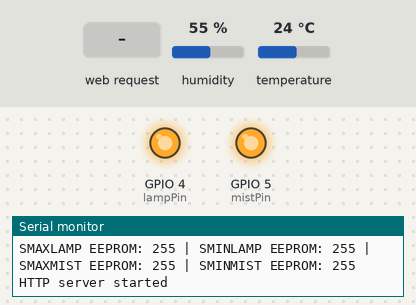
A sketch run on a simulated ESP8266 (NodeMCU). Shown: output pins drawn as LEDs (lit = HIGH), the last lines printed to the serial monitor. The inputs (shaded band) are chosen by the test bench; at power-on: humidity 55 %, temperature 24 °C. EEPROM starts erased.

Above: at 2.3 s.
2.4 s: HTTP request GET /lampon received
At 4.3 s:
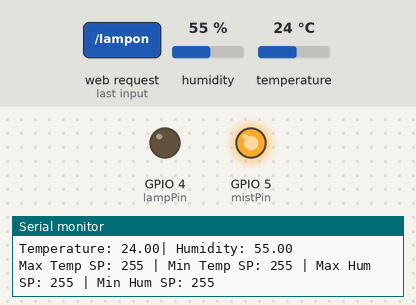
6.4 s: HTTP request GET /lampoff received
At 8.5 s:
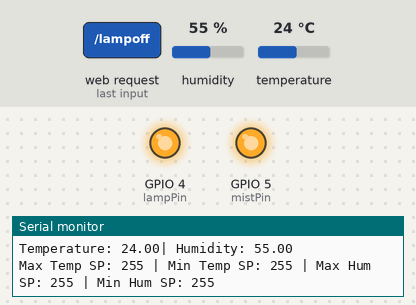
8.9 s: HTTP request GET /miston received
At 10.4 s:
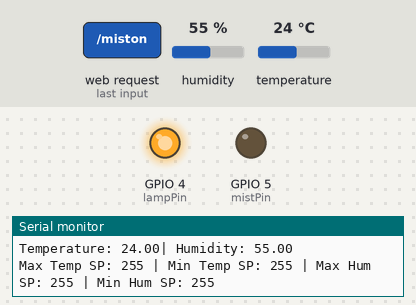
Timing chart, 0 to 11.9 s (numbered marks = the images above; inputs shaded):
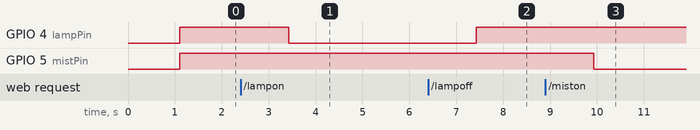

The sketch:

main.ino
```cpp
#include <ESP8266WiFi.h>
#include <ESP8266WebServer.h>
#include <DHT.h>
#include <EEPROM.h>

#define DHTTYPE DHT11

const char* ssid = "EggWifi";
const char* pass = "987654321";

IPAddress local_ip(192,168,4,1);
IPAddress gateway(192,168,4,1);
IPAddress subnet(255,255,255,0);

int lampAddr = 0;
int mistAddr = 1;
int autoAddr = 2;
int setmaxlampAddr = 3;
int setminlampAddr = 4;
int setmaxmistAddr = 5;
int setminmistAddr = 6;

String lStatus;
String mStatus;
String aStatus;
String slmaxStatus;
String slminStatus;
String smmaxStatus;
String smminStatus;

uint8_t DHTPin = 2;
uint8_t lampPin = 4;
uint8_t mistPin = 5;

bool lampStatus = false;
bool mistStatus = false;
bool autoStatus = false;

float Temperature;
float Humidity;
int tempmaxSet;
int tempminSet;
int hummaxSet;
int humminSet;

unsigned long previousMillis = 0;
const long interval = 30000;

const char* PARAM_INPUT_1 = "settemp";
const char* PARAM_INPUT_2 = "humset";

DHT dht(DHTPin, DHTTYPE);
ESP8266WebServer server(80);

void setup() {
  Serial.begin(115200);
  EEPROM.begin(512);
  pinMode(DHTPin, INPUT);
  pinMode(lampPin, OUTPUT);
  pinMode(mistPin, OUTPUT);
  dht.begin();

  WiFi.softAP(ssid, pass);
  WiFi.softAPConfig(local_ip, gateway, subnet);
  delay(100);

  read_EEPROM();

  server.on("/", handle_OnConnect);
  server.on("/readsensor", read_sensor);
  server.on("/lampon", handle_lampon);
  server.on("/lampoff", handle_lampoff);
  server.on("/miston", handle_miston);
  server.on("/mistoff", handle_mistoff);
  server.on("/autoon", handle_autoon);
  server.on("/autooff", handle_autooff);
  server.onNotFound(handle_NotFound);

  delay(1000);
  server.begin();
  Serial.println("HTTP server started");
}

void loop() {
  server.handleClient();
  if(lampStatus)
  {digitalWrite(lampPin, LOW);}
  else
  {digitalWrite(lampPin, HIGH);}

  if(mistStatus)
  {digitalWrite(mistPin, LOW);}
  else
  {digitalWrite(mistPin, HIGH);}

  unsigned long currentMillis = millis();
  if (currentMillis - previousMillis >= interval) {
    previousMillis = currentMillis;
    read_sensor();
  }
}

void read_EEPROM(){
  lStatus = String(EEPROM.read(lampAddr));
  mStatus = String(EEPROM.read(mistAddr));
  aStatus = String(EEPROM.read(autoAddr));
  slmaxStatus = String(EEPROM.read(setmaxlampAddr));
  slminStatus = String(EEPROM.read(setminlampAddr));
  smmaxStatus = String(EEPROM.read(setmaxmistAddr));
  smminStatus = String(EEPROM.read(setminmistAddr));

  Serial.println("LAMP EEPROM: " + lStatus + " | MIST EEPROM: " + mStatus + " | AUTO EEPROM: " + aStatus);
  Serial.println("SMAXLAMP EEPROM: " + slmaxStatus + " | SMINLAMP EEPROM: " + slminStatus + " | SMAXMIST EEPROM: " + smmaxStatus + " | SMINMIST EEPROM: " + smminStatus);
  lampStatus = toBool(lStatus);
  mistStatus = toBool(mStatus);
  autoStatus = toBool(aStatus);
  tempmaxSet = slmaxStatus.toInt();
  tempminSet = slminStatus.toInt();
  hummaxSet = smmaxStatus.toInt();
  humminSet = smminStatus.toInt();
}

void save_EEPROM(int address, int values){
  EEPROM.write(address, values);
  EEPROM.commit();
}

bool toBool(String status){
  if(status == "0"){
    return false;
  } else if (status == "1"){
    return true;
  }
  return false;
}

String on_off(bool status){
  if(status == true){
    return "ON";
  } else if(status == false){
    return "OFF";
  }
}

void check_response(){
  //Serial.println(server.args());
  for ( uint8_t i = 0; i < server.args(); i++ ) {
    //Serial.println(server.argName(i));
    if (server.argName(i) == "setmaxtemp") {
      tempmaxSet = server.arg(i).toInt();
      save_EEPROM(setmaxlampAddr, tempmaxSet);
    }
    if (server.argName(i) == "setmintemp") {
      tempminSet = server.arg(i).toInt();
      save_EEPROM(setminlampAddr, tempminSet);
    }
    if (server.argName(i) == "setmaxhum") {
      hummaxSet = server.arg(i).toInt();
      save_EEPROM(setmaxmistAddr, hummaxSet);
    }
    if (server.argName(i) == "setminhum") {
      humminSet = server.arg(i).toInt();
      save_EEPROM(setminmistAddr, humminSet);
    }
  }
  Serial.println("Max Temp SP: " + String(tempmaxSet) + " | Min Temp SP: " + String(tempminSet) + " | Max Hum SP: " + String(hummaxSet) + " | Min Hum SP: " + String(humminSet));
}

void read_sensor(){
  delay(1000);
  Temperature = dht.readTemperature();
  Humidity = dht.readHumidity();
  if(autoStatus) {
    update_status();
  }
  Serial.println("Temperature: " + String(Temperature) + "| Humidity: " + String(Humidity));
  server.send(200, "text/html", SendHTML(lampStatus, mistStatus, autoStatus, tempmaxSet, tempminSet, hummaxSet, humminSet, Temperature, Humidity));
  check_response();
}

void update_status(){
  if((Temperature > tempminSet) && (Temperature < tempmaxSet)){
    lampStatus = true;
    save_EEPROM(lampAddr, 1);
  } else {
    lampStatus = false;
    save_EEPROM(lampAddr, 0);
  }

  if((Humidity > humminSet) && (Humidity < hummaxSet)){
    mistStatus = true;
    save_EEPROM(mistAddr, 1);
  } else {
    mistStatus = false;
    save_EEPROM(mistAddr, 0);
  }
  Serial.println("LAMP Status: " + on_off(lampStatus) + " | MIST Status: " + on_off(mistStatus));
}

void handle_OnConnect() {
  read_EEPROM();
  Serial.println("LAMP Status: " + on_off(lampStatus) + " | MIST Status: " + on_off(mistStatus) + " | AUTO Status: " + on_off(autoStatus));
  read_sensor();
}

void handle_lampon() {
  lampStatus = true;
  save_EEPROM(lampAddr, 1);
  Serial.println("LAMP Status: ON");
  read_sensor();
}

void handle_lampoff() {
  lampStatus = false;
  save_EEPROM(lampAddr, 0);
  Serial.println("LAMP Status: OFF");
  read_sensor();
}

void handle_miston() {
  mistStatus = true;
  save_EEPROM(mistAddr, 1);
  Serial.println("MIST Status: ON");
  read_sensor();
}

void handle_mistoff() {
  mistStatus = false;
  save_EEPROM(mistAddr, 0);
  Serial.println("MIST Status: OFF");
  read_sensor();
}

void handle_autoon() {
  autoStatus = true;
  save_EEPROM(autoAddr, 1);
  Serial.println("AUTO Status: ON");
  read_sensor();
}

void handle_autooff() {
  autoStatus = false;
  save_EEPROM(autoAddr, 0);
  Serial.println("AUTO Status: OFF");
  read_sensor();
}

void handle_NotFound(){
  server.send(404, "text/plain", "Not found");
}

String SendHTML(uint8_t lampstat, uint8_t miststat, uint8_t autostat, int maxtempsp, int mintempsp, int maxhumsp, int minhumsp, float tempstat, float humstat){
  String ptr = "<!DOCTYPE html> <html>\n";
  ptr +="<head><meta name=\"viewport\" content=\"width=device-width, initial-scale=1.0, user-scalable=no\">\n";
  ptr +="<title>LED Control</title>\n";
  ptr +="<style>html { font-family: Helvetica; display: inline-block; margin: 0px auto; text-align: center;}\n";
  ptr +="body{margin-top: 50px;} h1 {color: #444444;margin: 10px auto 30px;} h3 {color: #444444;margin-bottom: 30px;}\n";
  ptr +=".button {display: block;width: 80px;background-color: #1abc9c;border: none;color: white;padding: 13px 30px;text-decoration: none;font-size: 25px;margin: 0px auto 35px;cursor: pointer;border-radius: 4px;}\n";
  ptr +=".button-on {background-color: #1abc9c;}\n";
  ptr +=".button-on:active {background-color: #16a085;}\n";
  ptr +=".button-off {background-color: #34495e;}\n";
  ptr +=".button-off:active {background-color: #2c3e50;}\n";
  ptr +=".button-refresh {background-color: #27db16;}\n";
  ptr +="p {font-size: 14px;color: #888;margin-bottom: 1px;}\n";
  ptr +="pi {font-size: 24px;color: #444444;margin-bottom: 1px;}\n";
  ptr +="pa {font-size: 14px;color: #444444;margin-bottom: 1px;}\n";
  ptr +="</style>\n";
  ptr +="</head>\n";
  ptr +="<body>\n";
  ptr +="<h1>Sistem Penetas Telur</h1>\n";
  ptr +="<h3>by 2black0@gmail.com</h3>\n";

  ptr +="<pi>Suhu: ";
  ptr +=(int)tempstat;
  ptr +="&#8451</pi>\n";
  ptr +="<br>";
  ptr +="<pi>Kelembaban: ";
  ptr +=(int)humstat;
  ptr +="%</pi>\n";

  if(autostat){
    ptr +="<p>Otomatis Status: ON</p><a class=\"button button-off\" href=\"/autooff\">OFF</a>\n";
  }
  else{
    if(lampstat)
    {ptr +="<p>Lampu Status: ON</p><a class=\"button button-off\" href=\"/lampoff\">OFF</a>\n";}
    else
    {ptr +="<p>Lampu Status: OFF</p><a class=\"button button-on\" href=\"/lampon\">ON</a>\n";}

    if(miststat)
    {ptr +="<p>Mist Maker Status: ON</p><a class=\"button button-off\" href=\"/mistoff\">OFF</a>\n";}
    else
    {ptr +="<p>Mist Maker Status: OFF</p><a class=\"button button-on\" href=\"/miston\">ON</a>\n";}

    ptr +="<p>Otomatis Status: OFF</p><a class=\"button button-on\" href=\"/autoon\">ON</a>\n";
  }

  ptr +="<p>Refresh</p><a class=\"button button-refresh\" href=\"/\">Refresh</a>\n";

  if(!autostat){
    ptr +="<br>";
    ptr +="<pa>Temp Max SP:";
    ptr +=(int)maxtempsp;
    ptr +="&#8451</pa>\n";
    ptr +="<pa>Temp Min SP:";
    ptr +=(int)mintempsp;
    ptr +="&#8451</pa>\n";
    ptr +="<br>";

    ptr +="<pa>Humi Max SP:";
    ptr +=(int)maxhumsp;
    ptr +="%</pa>\n";
    ptr +="<pa>Humi Min SP:";
    ptr +=(int)minhumsp;
    ptr +="%</pa>\n";
    ptr +="<br>";

    //String IPaddress = WiFi.localIP().toString();
    String IPaddress = "192.168.4.1";
    ptr += "<form action='http://"+IPaddress+"' method='POST'>\n";
    ptr += "Temp Max SP:<input type='number' name='setmaxtemp'><input type='submit' value='Enter'>\n";
    ptr += "</form>\n";
    ptr += "<form action='http://"+IPaddress+"' method='POST'>\n";
    ptr += "Temp Min SP:<input type='number' name='setmintemp'><input type='submit' value='Enter'>\n";
    ptr += "</form>\n";

    ptr += "<br>";

    ptr += "<form action='http://"+IPaddress+"' method='POST'>\n";
    ptr += "Humi Max SP:<input type='number' name='setmaxhum'><input type='submit' value='Enter'>\n";
    ptr += "</form>\n";
    ptr += "<form action='http://"+IPaddress+"' method='POST'>\n";
    ptr += "Humi Min SP:<input type='number' name='setminhum'><input type='submit' value='Enter'>\n";
    ptr += "</form>\n";
  }

  ptr +="</body>\n";
  ptr +="</html>\n";
  return ptr;
}
```

Measured:
- after the input at 2.4 s, GPIO 4 (lampPin): HIGH → LOW after 1.0 s
- after the input at 6.4 s, GPIO 4 (lampPin): LOW → HIGH after 1.0 s
- after the input at 8.9 s, GPIO 5 (mistPin): HIGH → LOW after 1.0 s
